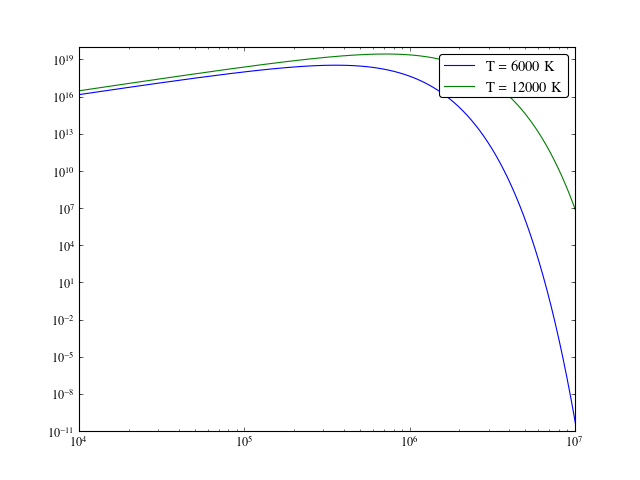

Reproduce this figure in Python.
import numpy as np
import matplotlib.pyplot as plt
import astrolyze.functions.astro_functions as astFunc

frequency_range = np.arange(1e4, 1e7, 1e4)
temperature_1 = 6000
temperature_2 = 12000  # Kelvin
blackbody_1 = astFunc.black_body(frequency_range, temperature_1)
blackbody_2 = astFunc.black_body(frequency_range, temperature_2)
figure = plt.figure()
axis = figure.add_subplot(111)
pl = axis.loglog(frequency_range, blackbody_1, label='T = 6000 K')
pl = axis.loglog(frequency_range, blackbody_2, label='T = 12000 K')
pl = axis.legend()
plt.savefig('black_body.eps')
